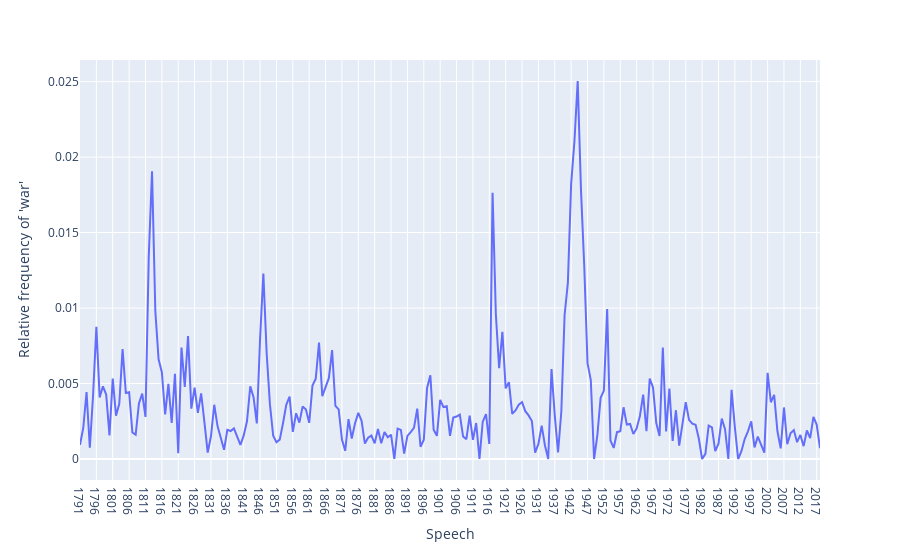

Notebook code cell kept with this figure:
### Code cell
# create a line plot assigning the x and y axes
fig = px.line(x=df.index, y=df['ratio'])
# add labels
fig.update_layout(xaxis_title="Speech",
    yaxis_title="Relative frequency of 'war'")
fig.show()

### Figure 1 — Plotly figure (JSON) as saved in the notebook; plotly's stock layout.template omitted (floating-point values rounded to 4 significant figures; data arrays with more than 128 entries replaced by an {"elided": "..."} marker saying what was removed)
{"data": [{"hovertemplate": "x=%{x}<br>y=%{y}<extra></extra>", "legendgroup": "", "line": {"color": "#636efa", "dash": "solid"}, "marker": {"symbol": "circle"}, "mode": "lines", "name": "", "orientation": "v", "showlegend": false, "type": "scatter", "x": {"elided": "227 str values"}, "xaxis": "x", "y": {"elided": "227 float values"}, "yaxis": "y"}], "layout": {"autosize": true, "legend": {"tracegroupgap": 0}, "margin": {"t": 60}, "xaxis": {"anchor": "y", "autorange": true, "domain": [0, 1], "range": [0, 226], "title": {"text": "Speech"}, "type": "category"}, "yaxis": {"anchor": "x", "autorange": true, "domain": [0, 1], "range": [-0.001391, 0.02643], "title": {"text": "Relative frequency of 'war'"}, "type": "linear"}}}
